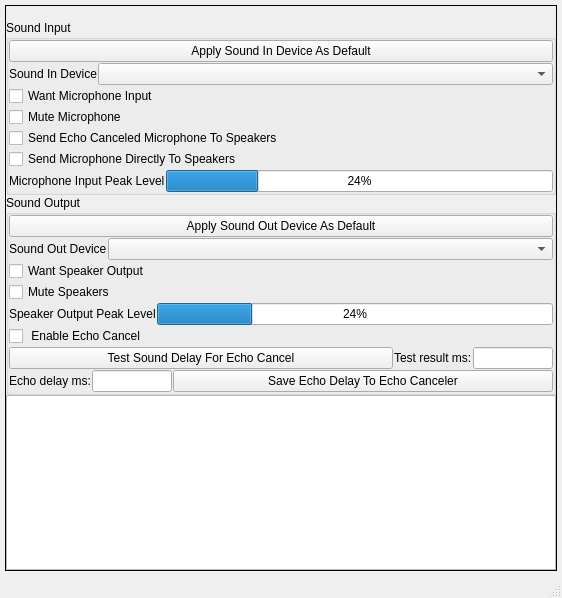
<?xml version="1.0" encoding="UTF-8"?>
<ui version="4.0">
 <class>MiniAudioLibTestMainWindowUi</class>
 <widget class="QMainWindow" name="MiniAudioLibTestMainWindowUi">
  <property name="geometry">
   <rect>
    <x>0</x>
    <y>0</y>
    <width>562</width>
    <height>598</height>
   </rect>
  </property>
  <property name="sizePolicy">
   <sizepolicy hsizetype="Expanding" vsizetype="Preferred">
    <horstretch>0</horstretch>
    <verstretch>0</verstretch>
   </sizepolicy>
  </property>
  <property name="windowTitle">
   <string>MainWindow</string>
  </property>
  <widget class="QWidget" name="m_CentralWidget">
   <property name="sizePolicy">
    <sizepolicy hsizetype="Expanding" vsizetype="Expanding">
     <horstretch>0</horstretch>
     <verstretch>0</verstretch>
    </sizepolicy>
   </property>
   <layout class="QVBoxLayout" name="verticalLayout">
    <property name="spacing">
     <number>2</number>
    </property>
    <property name="leftMargin">
     <number>5</number>
    </property>
    <property name="topMargin">
     <number>5</number>
    </property>
    <property name="rightMargin">
     <number>5</number>
    </property>
    <property name="bottomMargin">
     <number>5</number>
    </property>
    <item>
     <widget class="QFrame" name="m_HomeFrame">
      <property name="sizePolicy">
       <sizepolicy hsizetype="Expanding" vsizetype="Expanding">
        <horstretch>0</horstretch>
        <verstretch>0</verstretch>
       </sizepolicy>
      </property>
      <property name="frameShape">
       <enum>QFrame::Box</enum>
      </property>
      <property name="frameShadow">
       <enum>QFrame::Plain</enum>
      </property>
      <layout class="QVBoxLayout" name="verticalLayout_4">
       <property name="spacing">
        <number>0</number>
       </property>
       <property name="leftMargin">
        <number>0</number>
       </property>
       <property name="topMargin">
        <number>0</number>
       </property>
       <property name="rightMargin">
        <number>0</number>
       </property>
       <property name="bottomMargin">
        <number>0</number>
       </property>
       <item>
        <widget class="QLabel" name="m_StatusMsgLabel">
         <property name="sizePolicy">
          <sizepolicy hsizetype="Preferred" vsizetype="Fixed">
           <horstretch>0</horstretch>
           <verstretch>0</verstretch>
          </sizepolicy>
         </property>
         <property name="text">
          <string/>
         </property>
        </widget>
       </item>
       <item>
        <widget class="QGroupBox" name="m_MicGroupBox">
         <property name="sizePolicy">
          <sizepolicy hsizetype="Expanding" vsizetype="Preferred">
           <horstretch>0</horstretch>
           <verstretch>0</verstretch>
          </sizepolicy>
         </property>
         <property name="title">
          <string>Sound Input</string>
         </property>
         <layout class="QVBoxLayout" name="verticalLayout_3">
          <property name="spacing">
           <number>1</number>
          </property>
          <property name="leftMargin">
           <number>0</number>
          </property>
          <property name="topMargin">
           <number>0</number>
          </property>
          <property name="rightMargin">
           <number>0</number>
          </property>
          <property name="bottomMargin">
           <number>0</number>
          </property>
          <item>
           <widget class="QPushButton" name="m_ApplyDefaultInDeviceButton">
            <property name="text">
             <string>Apply Sound In Device As Default</string>
            </property>
           </widget>
          </item>
          <item>
           <layout class="QHBoxLayout" name="horizontalLayout_2">
            <item>
             <widget class="QLabel" name="m_InDeviceLabel">
              <property name="text">
               <string>Sound In Device</string>
              </property>
             </widget>
            </item>
            <item>
             <widget class="QComboBox" name="m_InDeviceComboBox">
              <property name="sizePolicy">
               <sizepolicy hsizetype="Expanding" vsizetype="Fixed">
                <horstretch>0</horstretch>
                <verstretch>0</verstretch>
               </sizepolicy>
              </property>
             </widget>
            </item>
           </layout>
          </item>
          <item>
           <widget class="QCheckBox" name="m_WantMicrophoneCheckBox">
            <property name="text">
             <string>Want Microphone Input</string>
            </property>
           </widget>
          </item>
          <item>
           <widget class="QCheckBox" name="m_MuteMicrophoneCheckBox">
            <property name="text">
             <string>Mute Microphone</string>
            </property>
           </widget>
          </item>
          <item>
           <widget class="QCheckBox" name="m_SendMicEchoCanceledToSpeakerCheckBox">
            <property name="text">
             <string>Send Echo Canceled Microphone To Speakers </string>
            </property>
           </widget>
          </item>
          <item>
           <widget class="QCheckBox" name="m_DirectLoopbackCheckBox">
            <property name="text">
             <string>Send Microphone Directly To Speakers </string>
            </property>
           </widget>
          </item>
          <item>
           <layout class="QHBoxLayout" name="horizontalLayout_5">
            <item>
             <widget class="QLabel" name="label_2">
              <property name="text">
               <string>Microphone Input Peak Level</string>
              </property>
             </widget>
            </item>
            <item>
             <widget class="QProgressBar" name="m_AudioInPeakProgressBar">
              <property name="value">
               <number>24</number>
              </property>
             </widget>
            </item>
           </layout>
          </item>
         </layout>
        </widget>
       </item>
       <item>
        <widget class="QGroupBox" name="m_SpeakerGroupBox">
         <property name="sizePolicy">
          <sizepolicy hsizetype="Expanding" vsizetype="Preferred">
           <horstretch>0</horstretch>
           <verstretch>0</verstretch>
          </sizepolicy>
         </property>
         <property name="title">
          <string>Sound Output</string>
         </property>
         <layout class="QVBoxLayout" name="verticalLayout_2">
          <property name="spacing">
           <number>1</number>
          </property>
          <property name="leftMargin">
           <number>0</number>
          </property>
          <property name="topMargin">
           <number>0</number>
          </property>
          <property name="rightMargin">
           <number>0</number>
          </property>
          <property name="bottomMargin">
           <number>0</number>
          </property>
          <item>
           <widget class="QPushButton" name="m_ApplyDefaultOutDeviceButton">
            <property name="text">
             <string>Apply Sound Out Device As Default</string>
            </property>
           </widget>
          </item>
          <item>
           <layout class="QHBoxLayout" name="horizontalLayout">
            <item>
             <widget class="QLabel" name="m_OutDeviceLable">
              <property name="text">
               <string>Sound Out Device</string>
              </property>
             </widget>
            </item>
            <item>
             <widget class="QComboBox" name="m_OutDeviceComboBox">
              <property name="sizePolicy">
               <sizepolicy hsizetype="Expanding" vsizetype="Fixed">
                <horstretch>0</horstretch>
                <verstretch>0</verstretch>
               </sizepolicy>
              </property>
             </widget>
            </item>
           </layout>
          </item>
          <item>
           <widget class="QCheckBox" name="m_WantSpeakerCheckBox">
            <property name="text">
             <string>Want Speaker Output</string>
            </property>
           </widget>
          </item>
          <item>
           <widget class="QCheckBox" name="m_MuteSpeakersCheckBox">
            <property name="text">
             <string>Mute Speakers</string>
            </property>
           </widget>
          </item>
          <item>
           <layout class="QHBoxLayout" name="horizontalLayout_6">
            <item>
             <widget class="QLabel" name="label">
              <property name="text">
               <string>Speaker Output Peak Level</string>
              </property>
             </widget>
            </item>
            <item>
             <widget class="QProgressBar" name="m_AudioOutPeakProgressBar">
              <property name="value">
               <number>24</number>
              </property>
             </widget>
            </item>
           </layout>
          </item>
          <item>
           <widget class="QCheckBox" name="m_EchoCancelEnableCheckBox">
            <property name="text">
             <string> Enable Echo Cancel</string>
            </property>
           </widget>
          </item>
          <item>
           <layout class="QHBoxLayout" name="horizontalLayout_4">
            <item>
             <widget class="QPushButton" name="m_TestSoundDelayButton">
              <property name="text">
               <string>Test Sound Delay For Echo Cancel</string>
              </property>
             </widget>
            </item>
            <item>
             <widget class="QLabel" name="label_4">
              <property name="sizePolicy">
               <sizepolicy hsizetype="Fixed" vsizetype="Preferred">
                <horstretch>0</horstretch>
                <verstretch>0</verstretch>
               </sizepolicy>
              </property>
              <property name="text">
               <string>Test result ms:</string>
              </property>
             </widget>
            </item>
            <item>
             <widget class="QLineEdit" name="m_TestDelayResultLineEdit">
              <property name="maximumSize">
               <size>
                <width>80</width>
                <height>16777215</height>
               </size>
              </property>
             </widget>
            </item>
           </layout>
          </item>
          <item>
           <layout class="QHBoxLayout" name="horizontalLayout_3">
            <item>
             <widget class="QLabel" name="label_3">
              <property name="sizePolicy">
               <sizepolicy hsizetype="Fixed" vsizetype="Preferred">
                <horstretch>0</horstretch>
                <verstretch>0</verstretch>
               </sizepolicy>
              </property>
              <property name="text">
               <string>Echo delay ms:</string>
              </property>
             </widget>
            </item>
            <item>
             <widget class="QLineEdit" name="m_EchoDelayLineEdit">
              <property name="maximumSize">
               <size>
                <width>80</width>
                <height>16777215</height>
               </size>
              </property>
             </widget>
            </item>
            <item>
             <widget class="QPushButton" name="m_EchoDelaySaveButton">
              <property name="text">
               <string>Save Echo Delay To Echo Canceler</string>
              </property>
             </widget>
            </item>
           </layout>
          </item>
         </layout>
        </widget>
       </item>
       <item>
        <widget class="LogWidget" name="m_LogWidget"/>
       </item>
      </layout>
     </widget>
    </item>
   </layout>
  </widget>
  <widget class="QStatusBar" name="statusbar"/>
 </widget>
 <customwidgets>
  <customwidget>
   <class>LogWidget</class>
   <extends>QPlainTextEdit</extends>
   <header>LogWidget.h</header>
   <container>1</container>
  </customwidget>
 </customwidgets>
 <resources/>
 <connections/>
</ui>
